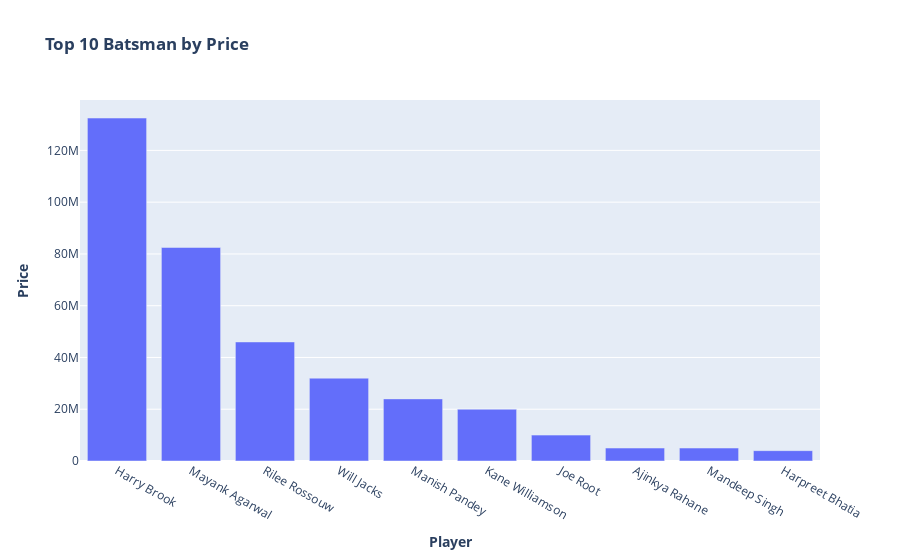

Notebook code for this chart:
### Markdown cell above
Batsman

### Code cell
fig = px.bar(auc23.query("Type == 'Batsman'").sort_values(by='Price', ascending=False)[:10],
                 x = 'Name',
                 y = 'Price',
                )

fig.layout = dict(
  title = '<b>Top 10 Batsman by Price<b>',
  xaxis = dict(title = '<b>Player</b>'),
  yaxis = dict(title = '<b>Price</b>'),
)

fig.show()

### Figure 1 — Plotly figure (JSON) as saved in the notebook; plotly's stock layout.template omitted (floating-point values rounded to 4 significant figures)
{"data": [{"alignmentgroup": "True", "hovertemplate": "Name=%{x}<br>Price=%{y}<extra></extra>", "legendgroup": "", "marker": {"color": "#636efa", "pattern": {"shape": ""}}, "name": "", "offsetgroup": "", "orientation": "v", "showlegend": false, "textposition": "auto", "type": "bar", "x": ["Harry Brook", "Mayank Agarwal", "Rilee Rossouw", "Will Jacks", "Manish Pandey", "Kane Williamson", "Joe Root", "Ajinkya Rahane", "Mandeep Singh", "Harpreet Bhatia"], "xaxis": "x", "y": [132500000, 82500000, 46000000, 32000000, 24000000, 20000000, 10000000, 5000000, 5000000, 4000000], "yaxis": "y"}], "layout": {"title": {"text": "<b>Top 10 Batsman by Price<b>"}, "xaxis": {"title": {"text": "<b>Player</b>"}}, "yaxis": {"title": {"text": "<b>Price</b>"}}}}
